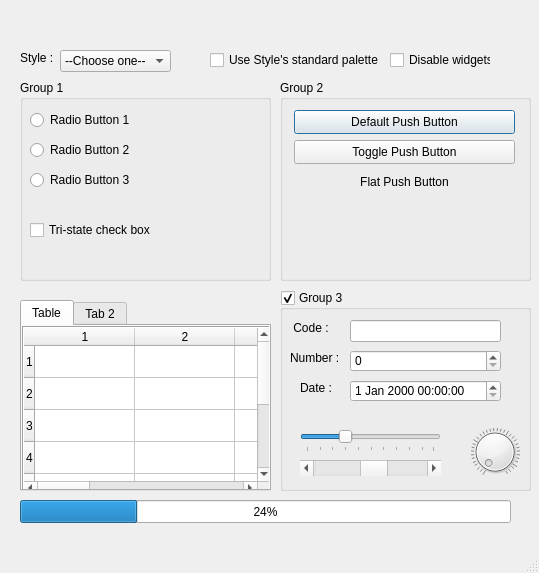
<?xml version="1.0" encoding="UTF-8"?>
<ui version="4.0">
 <class>MainWindow</class>
 <widget class="QMainWindow" name="MainWindow">
  <property name="geometry">
   <rect>
    <x>0</x>
    <y>0</y>
    <width>539</width>
    <height>573</height>
   </rect>
  </property>
  <property name="windowTitle">
   <string>MainWindow</string>
  </property>
  <widget class="QWidget" name="centralwidget">
   <widget class="QGroupBox" name="grb_1">
    <property name="geometry">
     <rect>
      <x>20</x>
      <y>80</y>
      <width>251</width>
      <height>201</height>
     </rect>
    </property>
    <property name="title">
     <string>Group 1</string>
    </property>
    <widget class="QRadioButton" name="rdb_1">
     <property name="geometry">
      <rect>
       <x>10</x>
       <y>30</y>
       <width>101</width>
       <height>20</height>
      </rect>
     </property>
     <property name="text">
      <string>Radio Button 1</string>
     </property>
    </widget>
    <widget class="QRadioButton" name="rdb_2">
     <property name="geometry">
      <rect>
       <x>10</x>
       <y>60</y>
       <width>101</width>
       <height>20</height>
      </rect>
     </property>
     <property name="text">
      <string>Radio Button 2</string>
     </property>
    </widget>
    <widget class="QRadioButton" name="rdb_3">
     <property name="geometry">
      <rect>
       <x>10</x>
       <y>90</y>
       <width>101</width>
       <height>20</height>
      </rect>
     </property>
     <property name="text">
      <string>Radio Button 3</string>
     </property>
    </widget>
    <widget class="QCheckBox" name="chb_tri_states">
     <property name="geometry">
      <rect>
       <x>10</x>
       <y>140</y>
       <width>121</width>
       <height>20</height>
      </rect>
     </property>
     <property name="text">
      <string>Tri-state check box</string>
     </property>
     <property name="tristate">
      <bool>true</bool>
     </property>
    </widget>
   </widget>
   <widget class="QLabel" name="lbl_Style">
    <property name="geometry">
     <rect>
      <x>20</x>
      <y>50</y>
      <width>49</width>
      <height>16</height>
     </rect>
    </property>
    <property name="text">
     <string>Style : </string>
    </property>
   </widget>
   <widget class="QComboBox" name="cmb_style">
    <property name="geometry">
     <rect>
      <x>60</x>
      <y>50</y>
      <width>111</width>
      <height>22</height>
     </rect>
    </property>
    <item>
     <property name="text">
      <string>--Choose one--</string>
     </property>
    </item>
    <item>
     <property name="text">
      <string>Fusion</string>
     </property>
    </item>
    <item>
     <property name="text">
      <string>Resaltado</string>
     </property>
    </item>
   </widget>
   <widget class="QCheckBox" name="chk_pal_standard">
    <property name="geometry">
     <rect>
      <x>210</x>
      <y>50</y>
      <width>171</width>
      <height>20</height>
     </rect>
    </property>
    <property name="text">
     <string>Use Style's standard palette</string>
    </property>
   </widget>
   <widget class="QCheckBox" name="chk_dis_widget">
    <property name="geometry">
     <rect>
      <x>390</x>
      <y>50</y>
      <width>101</width>
      <height>20</height>
     </rect>
    </property>
    <property name="text">
     <string>Disable widgets</string>
    </property>
   </widget>
   <widget class="QGroupBox" name="grb_2">
    <property name="geometry">
     <rect>
      <x>280</x>
      <y>80</y>
      <width>251</width>
      <height>201</height>
     </rect>
    </property>
    <property name="title">
     <string>Group 2</string>
    </property>
    <widget class="QPushButton" name="psb_1">
     <property name="geometry">
      <rect>
       <x>14</x>
       <y>30</y>
       <width>221</width>
       <height>24</height>
      </rect>
     </property>
     <property name="text">
      <string>Default Push Button</string>
     </property>
     <property name="autoDefault">
      <bool>true</bool>
     </property>
     <property name="default">
      <bool>true</bool>
     </property>
     <property name="flat">
      <bool>false</bool>
     </property>
    </widget>
    <widget class="QPushButton" name="psb_2">
     <property name="geometry">
      <rect>
       <x>14</x>
       <y>60</y>
       <width>221</width>
       <height>24</height>
      </rect>
     </property>
     <property name="text">
      <string>Toggle Push Button</string>
     </property>
     <property name="autoDefault">
      <bool>false</bool>
     </property>
     <property name="default">
      <bool>false</bool>
     </property>
     <property name="flat">
      <bool>false</bool>
     </property>
    </widget>
    <widget class="QPushButton" name="psb_3">
     <property name="geometry">
      <rect>
       <x>14</x>
       <y>90</y>
       <width>221</width>
       <height>24</height>
      </rect>
     </property>
     <property name="text">
      <string>Flat Push Button</string>
     </property>
     <property name="flat">
      <bool>true</bool>
     </property>
    </widget>
   </widget>
   <widget class="QGroupBox" name="grp_3">
    <property name="geometry">
     <rect>
      <x>280</x>
      <y>290</y>
      <width>251</width>
      <height>201</height>
     </rect>
    </property>
    <property name="title">
     <string>Group 3</string>
    </property>
    <property name="checkable">
     <bool>true</bool>
    </property>
    <widget class="QLineEdit" name="lne_1">
     <property name="geometry">
      <rect>
       <x>70</x>
       <y>30</y>
       <width>151</width>
       <height>22</height>
      </rect>
     </property>
     <property name="echoMode">
      <enum>QLineEdit::Password</enum>
     </property>
    </widget>
    <widget class="QLabel" name="label">
     <property name="geometry">
      <rect>
       <x>10</x>
       <y>30</y>
       <width>49</width>
       <height>16</height>
      </rect>
     </property>
     <property name="text">
      <string> Code : </string>
     </property>
    </widget>
    <widget class="QDateTimeEdit" name="dt_date">
     <property name="geometry">
      <rect>
       <x>70</x>
       <y>90</y>
       <width>151</width>
       <height>22</height>
      </rect>
     </property>
    </widget>
    <widget class="QLabel" name="label_2">
     <property name="geometry">
      <rect>
       <x>20</x>
       <y>90</y>
       <width>49</width>
       <height>16</height>
      </rect>
     </property>
     <property name="text">
      <string>Date : </string>
     </property>
    </widget>
    <widget class="QLabel" name="label_3">
     <property name="geometry">
      <rect>
       <x>10</x>
       <y>60</y>
       <width>49</width>
       <height>16</height>
      </rect>
     </property>
     <property name="text">
      <string>Number : </string>
     </property>
    </widget>
    <widget class="QSpinBox" name="spb_1">
     <property name="geometry">
      <rect>
       <x>70</x>
       <y>60</y>
       <width>151</width>
       <height>22</height>
      </rect>
     </property>
    </widget>
    <widget class="QSlider" name="sld_1">
     <property name="geometry">
      <rect>
       <x>20</x>
       <y>140</y>
       <width>141</width>
       <height>22</height>
      </rect>
     </property>
     <property name="sliderPosition">
      <number>30</number>
     </property>
     <property name="orientation">
      <enum>Qt::Horizontal</enum>
     </property>
     <property name="tickPosition">
      <enum>QSlider::TicksBelow</enum>
     </property>
     <property name="tickInterval">
      <number>0</number>
     </property>
    </widget>
    <widget class="QDial" name="dl_1">
     <property name="geometry">
      <rect>
       <x>190</x>
       <y>130</y>
       <width>50</width>
       <height>64</height>
      </rect>
     </property>
     <property name="wrapping">
      <bool>false</bool>
     </property>
     <property name="notchTarget">
      <double>2.700000000000000</double>
     </property>
     <property name="notchesVisible">
      <bool>true</bool>
     </property>
    </widget>
    <widget class="QScrollBar" name="horizontalScrollBar">
     <property name="geometry">
      <rect>
       <x>20</x>
       <y>170</y>
       <width>141</width>
       <height>16</height>
      </rect>
     </property>
     <property name="value">
      <number>54</number>
     </property>
     <property name="orientation">
      <enum>Qt::Horizontal</enum>
     </property>
    </widget>
   </widget>
   <widget class="QTabWidget" name="tab_1">
    <property name="geometry">
     <rect>
      <x>20</x>
      <y>300</y>
      <width>251</width>
      <height>191</height>
     </rect>
    </property>
    <property name="currentIndex">
     <number>0</number>
    </property>
    <property name="elideMode">
     <enum>Qt::ElideNone</enum>
    </property>
    <property name="documentMode">
     <bool>false</bool>
    </property>
    <property name="tabsClosable">
     <bool>false</bool>
    </property>
    <property name="movable">
     <bool>false</bool>
    </property>
    <property name="tabBarAutoHide">
     <bool>false</bool>
    </property>
    <widget class="QWidget" name="table_1">
     <attribute name="title">
      <string>Table</string>
     </attribute>
     <widget class="QTableWidget" name="tbl_tab_1">
      <property name="enabled">
       <bool>true</bool>
      </property>
      <property name="geometry">
       <rect>
        <x>0</x>
        <y>0</y>
        <width>251</width>
        <height>171</height>
       </rect>
      </property>
      <property name="autoFillBackground">
       <bool>false</bool>
      </property>
      <property name="frameShape">
       <enum>QFrame::Box</enum>
      </property>
      <property name="lineWidth">
       <number>1</number>
      </property>
      <property name="midLineWidth">
       <number>0</number>
      </property>
      <property name="sizeAdjustPolicy">
       <enum>QAbstractScrollArea::AdjustIgnored</enum>
      </property>
      <property name="autoScroll">
       <bool>false</bool>
      </property>
      <property name="tabKeyNavigation">
       <bool>true</bool>
      </property>
      <property name="showDropIndicator" stdset="0">
       <bool>true</bool>
      </property>
      <property name="dragEnabled">
       <bool>false</bool>
      </property>
      <property name="alternatingRowColors">
       <bool>false</bool>
      </property>
      <property name="selectionBehavior">
       <enum>QAbstractItemView::SelectItems</enum>
      </property>
      <property name="textElideMode">
       <enum>Qt::ElideRight</enum>
      </property>
      <property name="verticalScrollMode">
       <enum>QAbstractItemView::ScrollPerItem</enum>
      </property>
      <property name="horizontalScrollMode">
       <enum>QAbstractItemView::ScrollPerItem</enum>
      </property>
      <property name="showGrid">
       <bool>true</bool>
      </property>
      <property name="gridStyle">
       <enum>Qt::CustomDashLine</enum>
      </property>
      <property name="sortingEnabled">
       <bool>true</bool>
      </property>
      <property name="rowCount">
       <number>8</number>
      </property>
      <property name="columnCount">
       <number>8</number>
      </property>
      <attribute name="horizontalHeaderCascadingSectionResizes">
       <bool>true</bool>
      </attribute>
      <attribute name="horizontalHeaderShowSortIndicator" stdset="0">
       <bool>true</bool>
      </attribute>
      <attribute name="horizontalHeaderStretchLastSection">
       <bool>true</bool>
      </attribute>
      <attribute name="verticalHeaderVisible">
       <bool>true</bool>
      </attribute>
      <attribute name="verticalHeaderCascadingSectionResizes">
       <bool>true</bool>
      </attribute>
      <attribute name="verticalHeaderMinimumSectionSize">
       <number>25</number>
      </attribute>
      <attribute name="verticalHeaderDefaultSectionSize">
       <number>32</number>
      </attribute>
      <attribute name="verticalHeaderHighlightSections">
       <bool>true</bool>
      </attribute>
      <attribute name="verticalHeaderShowSortIndicator" stdset="0">
       <bool>true</bool>
      </attribute>
      <attribute name="verticalHeaderStretchLastSection">
       <bool>true</bool>
      </attribute>
      <row>
       <property name="text">
        <string>1</string>
       </property>
      </row>
      <row>
       <property name="text">
        <string>2</string>
       </property>
      </row>
      <row>
       <property name="text">
        <string>3</string>
       </property>
      </row>
      <row>
       <property name="text">
        <string>4</string>
       </property>
      </row>
      <row/>
      <row/>
      <row/>
      <row/>
      <column>
       <property name="text">
        <string>1</string>
       </property>
       <property name="background">
        <color>
         <red>255</red>
         <green>170</green>
         <blue>127</blue>
        </color>
       </property>
       <property name="foreground">
        <brush brushstyle="SolidPattern">
         <color alpha="255">
          <red>0</red>
          <green>0</green>
          <blue>0</blue>
         </color>
        </brush>
       </property>
      </column>
      <column>
       <property name="text">
        <string>2</string>
       </property>
      </column>
      <column>
       <property name="text">
        <string>3</string>
       </property>
      </column>
      <column>
       <property name="text">
        <string>4</string>
       </property>
      </column>
      <column/>
      <column/>
      <column/>
      <column/>
     </widget>
    </widget>
    <widget class="QWidget" name="tab_2">
     <attribute name="title">
      <string>Tab 2</string>
     </attribute>
    </widget>
   </widget>
   <widget class="QProgressBar" name="progressBar">
    <property name="enabled">
     <bool>true</bool>
    </property>
    <property name="geometry">
     <rect>
      <x>20</x>
      <y>500</y>
      <width>491</width>
      <height>23</height>
     </rect>
    </property>
    <property name="mouseTracking">
     <bool>false</bool>
    </property>
    <property name="autoFillBackground">
     <bool>false</bool>
    </property>
    <property name="value">
     <number>24</number>
    </property>
    <property name="alignment">
     <set>Qt::AlignCenter</set>
    </property>
    <property name="textVisible">
     <bool>true</bool>
    </property>
    <property name="orientation">
     <enum>Qt::Horizontal</enum>
    </property>
    <property name="invertedAppearance">
     <bool>false</bool>
    </property>
   </widget>
  </widget>
  <widget class="QMenuBar" name="menubar">
   <property name="geometry">
    <rect>
     <x>0</x>
     <y>0</y>
     <width>539</width>
     <height>22</height>
    </rect>
   </property>
  </widget>
  <widget class="QStatusBar" name="statusbar"/>
 </widget>
 <resources/>
 <connections/>
</ui>
